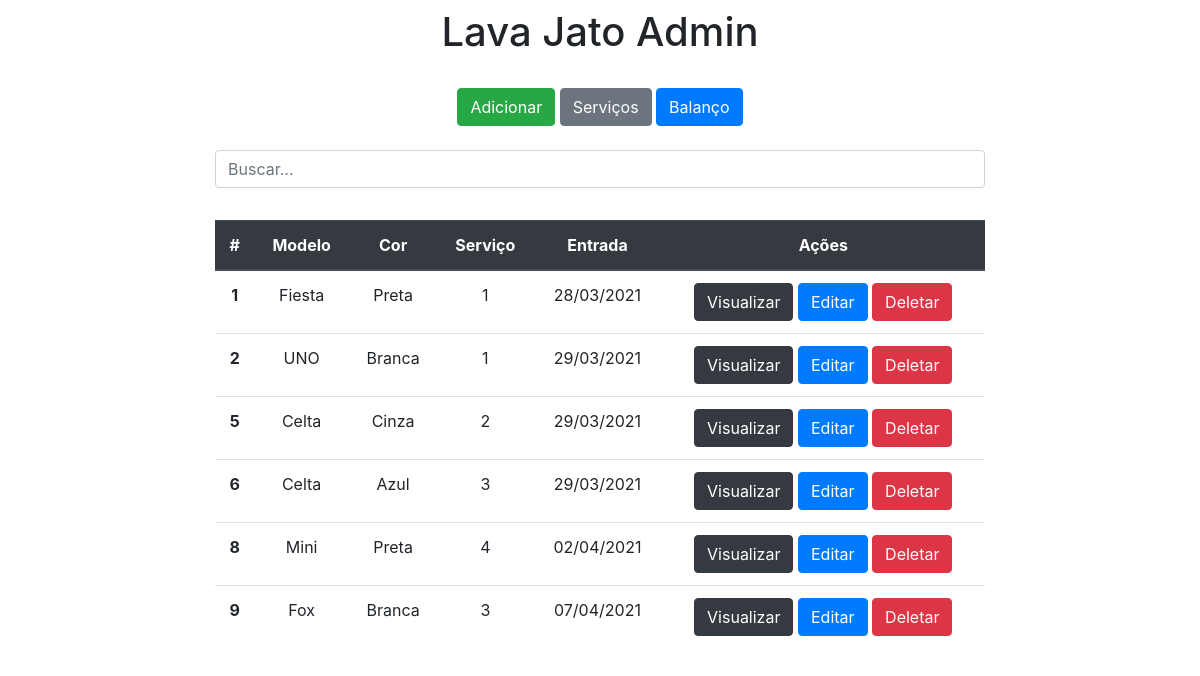
The page / on the database its author committed.
### app/models.py (models this page shows)
class Carros(models.Model):
    modelo = models.CharField(max_length=150)
    marca = models.CharField(max_length=100)
    cor = models.CharField(max_length=100)
    ano = models.IntegerField()
    servico = models.IntegerField()
    entrada = models.CharField(max_length=100)
    pagamento = models.CharField(max_length=100)

### app/views.py (the view)
# urls.py: 2. Add a URL to urlpatterns:  path('', views.home, name='home')
def home(request):
    data={}
    search=request.GET.get('search')
    if search:
        data['db'] = Carros.objects.filter(modelo__icontains=search)
    else:
        data['db'] = Carros.objects.all()
    return render(request, 'index.html',data)

### app/templates/index.html (shortened to what this page needs)
<!DOCTYPE html>
<html lang="pt-br">
<head>
    <link rel="stylesheet" href="https://stackpath.bootstrapcdn.com/bootstrap/4.4.1/css/bootstrap.min.css">
</head>
<body>
    <div class="col-8 m-auto pt-2 pb-2 text-center">
        <h1>Lava Jato Admin</h1>
    </div>
    <div class="col-4 m-auto pt-3 pb-2 text-center">
        <a href="/form" class="btn btn-success">Adicionar</a>
        <a href="/servico" class="btn btn-secondary">Serviços</a>
        <a href="/balanco" class="btn btn-primary">Balanço</a>
    </div>
    <div class="col-8 m-auto pt-3 pb-2 text-center">
      <form method="get">
          <input type="text" id="search" name="search" class="form-control" placeholder="Buscar...">
      </form>
    </div>
    <div class="col-8 m-auto pt-4 pb-2 text-center">
        <table class="table">
          <thead class="thead-dark">
            <tr>
              <th scope="col">#</th>
              <th scope="col">Modelo</th>
              <th scope="col">Cor</th>
              <th scope="col">Serviço</th>
              <th scope="col">Entrada</th>
              <th scope="col">Ações</th>
            </tr>
          </thead>
          <tbody>
            {% for dbs in db %}
            <tr>
               <th>{{dbs.id}}</th>
               <td>{{dbs.modelo}}</td>
               <td>{{dbs.cor}}</td>
               <td>{{dbs.servico}}</td>
               <td>{{dbs.entrada}}</td>
               <td>
                   <a href="/view/{{dbs.id}}/" class="btn btn-dark">Visualizar</a>
                   <a href="/edit/{{dbs.id}}/" class="btn btn-primary">Editar</a>
                   <a href="/delete/{{dbs.id}}/" class="btn btn-danger btnDel">Deletar</a>
               </td>
             </tr>
           {% endfor %}
          </tbody>
        </table>
    </div>
    {% load static %}
</body>
</html>

### rows shown on the page
Carros: id "1", modelo "Fiesta", cor "Preta", servico "1", entrada "28/03/2021"
Carros: id "2", modelo "UNO", cor "Branca", servico "1", entrada "29/03/2021"
Carros: id "5", modelo "Celta", cor "Cinza", servico "2", entrada "29/03/2021"
Carros: id "6", modelo "Celta", cor "Azul", servico "3", entrada "29/03/2021"
Carros: id "8", modelo "Mini", cor "Preta", servico "4", entrada "02/04/2021"
Carros: id "9", modelo "Fox", cor "Branca", servico "3", entrada "07/04/2021"
